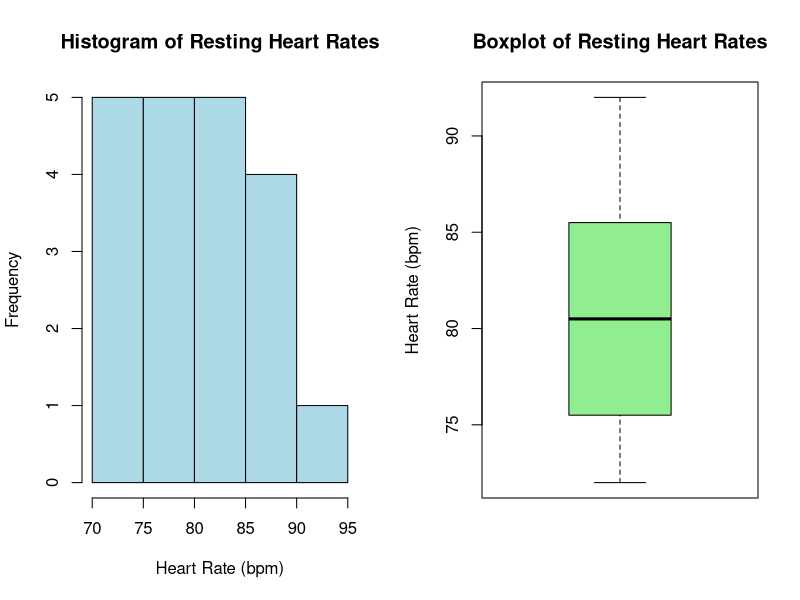

R code for this plot:
# Dataset
heart_rates <- c(72, 75, 78, 72, 80, 85, 90, 76, 74, 79, 88, 92, 72, 85, 87, 84, 77, 81, 83, 86)

# 1. Descriptive statistics

# Mean
mean_val <- mean(heart_rates)

# Median
median_val <- median(heart_rates)

# Mode function (custom)
get_mode <- function(x) {
  uniq_vals <- unique(x)
  uniq_vals[which.max(tabulate(match(x, uniq_vals)))]
}
mode_val <- get_mode(heart_rates)

# Range
range_val <- range(heart_rates)
range_diff <- diff(range_val)  # max - min

# Variance
variance_val <- var(heart_rates)

# Standard Deviation
sd_val <- sd(heart_rates)

# Print results
cat("Mean:", mean_val, "\n")
cat("Median:", median_val, "\n")
cat("Mode:", mode_val, "\n")
cat("Range:", range_val[1], "to", range_val[2], "(Difference:", range_diff, ")\n")
cat("Variance:", variance_val, "\n")
cat("Standard Deviation:", sd_val, "\n")

# 2. Visualization
par(mfrow = c(1, 2)) # side-by-side plots

# Histogram
hist(heart_rates, 
     main = "Histogram of Resting Heart Rates", 
     xlab = "Heart Rate (bpm)", 
     col = "lightblue", 
     border = "black")

# Boxplot
boxplot(heart_rates, 
        main = "Boxplot of Resting Heart Rates", 
        ylab = "Heart Rate (bpm)", 
        col = "lightgreen")

# 3. Identify potential outliers
outlier_vals <- boxplot.stats(heart_rates)$out
cat("Potential Outliers:", outlier_vals, "\n")

